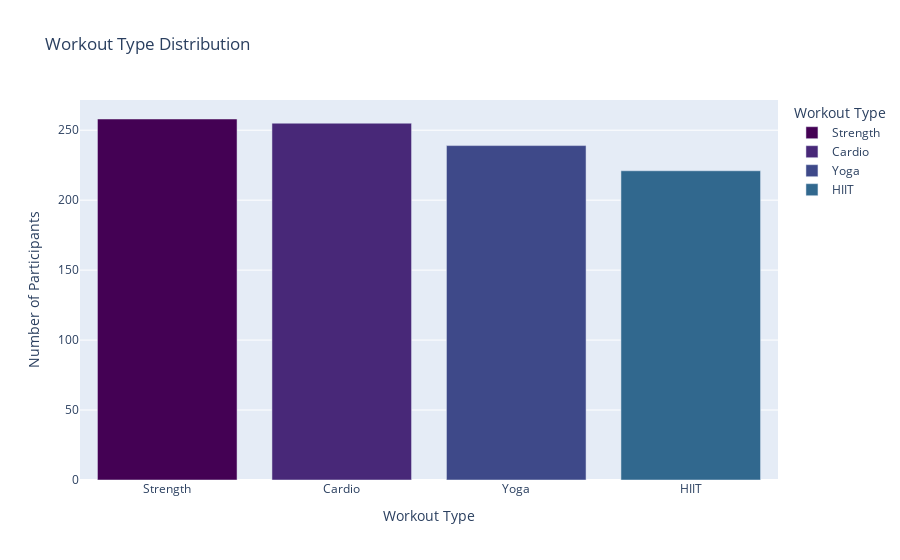

Notebook code for this chart:
### Code cell
workout_counts = df['Workout_Type'].value_counts().reset_index()
workout_counts.columns = ['Workout_Type', 'Count']

# Create a bar plot using Plotly Express
fig = px.bar(
    workout_counts, 
    x='Workout_Type', 
    y='Count', 
    color='Workout_Type', 
    title='Workout Type Distribution',
    labels={'Workout_Type': 'Workout Type', 'Count': 'Number of Participants'},
    color_discrete_sequence=px.colors.sequential.Viridis
)

fig.show()

### Figure 1 — Plotly figure (JSON) as saved in the notebook; plotly's stock layout.template omitted (floating-point values rounded to 4 significant figures)
{"data": [{"alignmentgroup": "True", "hovertemplate": "Workout Type=%{x}<br>Number of Participants=%{y}<extra></extra>", "legendgroup": "Strength", "marker": {"color": "#440154", "pattern": {"shape": ""}}, "name": "Strength", "offsetgroup": "Strength", "orientation": "v", "showlegend": true, "textposition": "auto", "type": "bar", "x": ["Strength"], "xaxis": "x", "y": [258], "yaxis": "y"}, {"alignmentgroup": "True", "hovertemplate": "Workout Type=%{x}<br>Number of Participants=%{y}<extra></extra>", "legendgroup": "Cardio", "marker": {"color": "#482878", "pattern": {"shape": ""}}, "name": "Cardio", "offsetgroup": "Cardio", "orientation": "v", "showlegend": true, "textposition": "auto", "type": "bar", "x": ["Cardio"], "xaxis": "x", "y": [255], "yaxis": "y"}, {"alignmentgroup": "True", "hovertemplate": "Workout Type=%{x}<br>Number of Participants=%{y}<extra></extra>", "legendgroup": "Yoga", "marker": {"color": "#3e4989", "pattern": {"shape": ""}}, "name": "Yoga", "offsetgroup": "Yoga", "orientation": "v", "showlegend": true, "textposition": "auto", "type": "bar", "x": ["Yoga"], "xaxis": "x", "y": [239], "yaxis": "y"}, {"alignmentgroup": "True", "hovertemplate": "Workout Type=%{x}<br>Number of Participants=%{y}<extra></extra>", "legendgroup": "HIIT", "marker": {"color": "#31688e", "pattern": {"shape": ""}}, "name": "HIIT", "offsetgroup": "HIIT", "orientation": "v", "showlegend": true, "textposition": "auto", "type": "bar", "x": ["HIIT"], "xaxis": "x", "y": [221], "yaxis": "y"}], "layout": {"autosize": true, "barmode": "relative", "legend": {"title": {"text": "Workout Type"}, "tracegroupgap": 0}, "title": {"text": "Workout Type Distribution"}, "xaxis": {"anchor": "y", "autorange": true, "categoryarray": ["Strength", "Cardio", "Yoga", "HIIT"], "categoryorder": "array", "domain": [0, 1], "range": [-0.5, 3.5], "title": {"text": "Workout Type"}, "type": "category"}, "yaxis": {"anchor": "x", "autorange": true, "domain": [0, 1], "range": [0, 271.6], "title": {"text": "Number of Participants"}, "type": "linear"}}}
